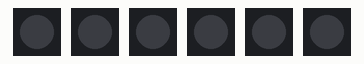
A sketch run on a simulated ESP32-S3. Shown: 6 × 1 RGB LEDs in strip order, left to right. Dim RGB values are drawn brighter than linear; what the sketch prints to the serial monitor is not drawn.

Above: at 0.0 s.
At 3.2 s:
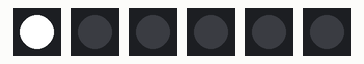
At 6.3 s:
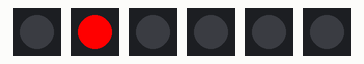
At 11.7 s:
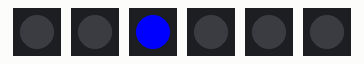
At 18.6 s:
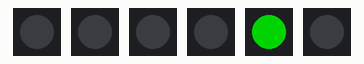
At 24.0 s:
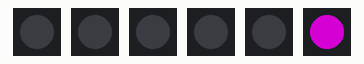
Timing chart, 0 to 25.9 s (numbered marks = the images above):
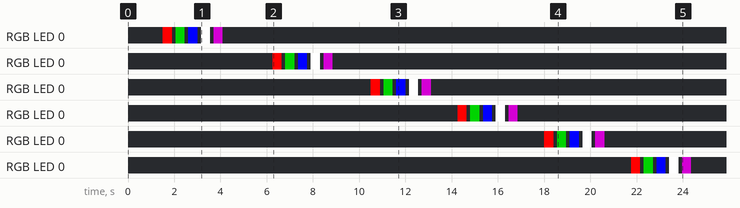

The sketch:

02_led_finder.ino
```cpp
/*
 * WS2812 LED 探测器 V4（基于原理图）
 *
 * 关键发现：从 YD-ESP32-S3-COREBOARD V1.4 原理图看，WS2812 LED 接在 GPIO 48
 *
 * 行为：
 *   - 每个候选 GPIO 跑 5 色循环（红绿蓝白紫）
 *   - 串口打印当前测试的 GPIO，方便你对照
 *   - 全部测试完等按 RST 重跑
 */

#include <FastLED.h>

#define NUM_LEDS 1
CRGB leds[NUM_LEDS];

template<int PIN>
void testPinHardcoded() {
  CLEDController& ctrl = FastLED.addLeds<WS2812, PIN, GRB>(leds, NUM_LEDS);

  Serial.print("\n[");
  Serial.print(PIN);
  Serial.print("] Red ");
  leds[0] = CRGB::Red;
  ctrl.showLeds(255);
  delay(400);
  leds[0] = CRGB::Black;
  ctrl.showLeds(0);
  delay(150);

  Serial.print("Green ");
  leds[0] = CRGB::Green;
  ctrl.showLeds(255);
  delay(400);
  leds[0] = CRGB::Black;
  ctrl.showLeds(0);
  delay(150);

  Serial.print("Blue ");
  leds[0] = CRGB::Blue;
  ctrl.showLeds(255);
  delay(400);
  leds[0] = CRGB::Black;
  ctrl.showLeds(0);
  delay(150);

  Serial.print("White ");
  leds[0] = CRGB::White;
  ctrl.showLeds(255);
  delay(400);
  leds[0] = CRGB::Black;
  ctrl.showLeds(0);
  delay(150);

  Serial.print("Purple ");
  leds[0] = CRGB::Purple;
  ctrl.showLeds(255);
  delay(400);
  leds[0] = CRGB::Black;
  ctrl.showLeds(0);
  delay(150);

  Serial.println("done");
}

void setup() {
  Serial.begin(115200);
  delay(1500);

  Serial.println("================================");
  Serial.println("YD-ESP32-S3 V4 LED Finder");
  Serial.println("Top suspect: GPIO 48 (per schematic)");
  Serial.println("================================");

  // 原理图确认：GPIO 48 是 WS2812 控制脚
  testPinHardcoded<48>();
  delay(2000);

  // 备选：GPIO 38（官方 DevKitC-1 位置，可能 YD 板也兼容）
  testPinHardcoded<38>();
  delay(1500);

  // 其他常见脚位
  testPinHardcoded<21>();
  delay(1000);
  testPinHardcoded<2>();
  delay(1000);
  testPinHardcoded<8>();
  delay(1000);
  testPinHardcoded<42>();
  delay(1000);

  Serial.println("\n================================");
  Serial.println("All candidates done.");
  Serial.println("If LED lit up, check serial for [xx] markers");
  Serial.println("Press RST to repeat.");
  Serial.println("================================");
}

void loop() {
  delay(1000);
}
```
